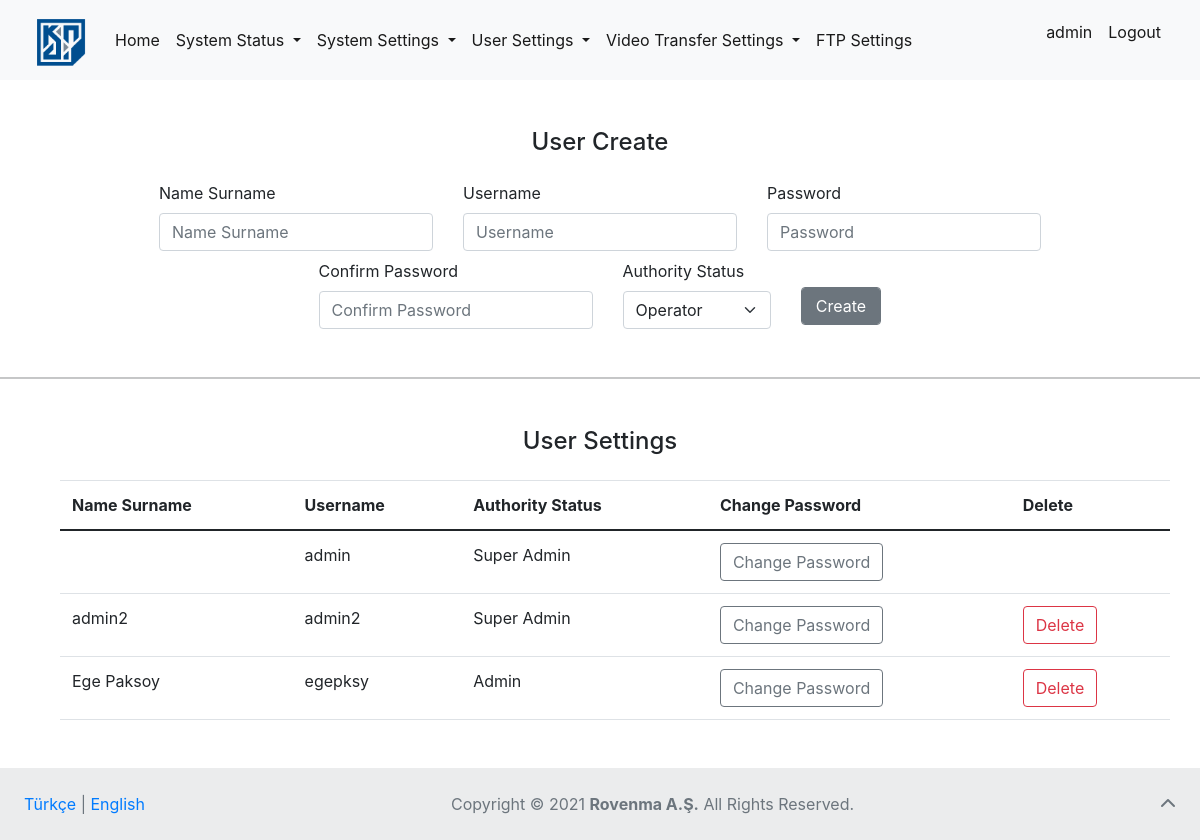
The page /register/ (signed in) on the database its author committed.
### page_articles/models.py (models this page shows, shortened)
class NavbarFooterArticles(models.Model):
    lang = models.CharField(
        verbose_name="Language (like TR or EN)", max_length=2)
    homepage = models.CharField(verbose_name="Home (link)", max_length=20)
    system_status = models.CharField(
        verbose_name="System Status (dropdown)", max_length=30)
    statistics_field = models.CharField(
        verbose_name="Statistics (field)", max_length=20)
    sensors = models.CharField(verbose_name="Sensors (field)", max_length=20)
    packets = models.CharField(verbose_name="Packets (field)", max_length=20, default=None, null=True)
    log_records = models.CharField(
        verbose_name="Log Records (field)", max_length=30)
    system_settings = models.CharField(
        verbose_name="System Settings (dropdown)", max_length=30)
    remote_access_settings = models.CharField(
        verbose_name="Remote Access Settings (field)", max_length=35)
    cli_access_settings = models.CharField(
        verbose_name="CLI Access Settings (field)", max_length=35)
    time_settings = models.CharField(
        verbose_name="Time Settings (field)", max_length=35)
    user_settings = models.CharField(
        verbose_name="User Settings (dropdown)", max_length=35)
    user_administration = models.CharField(
        verbose_name="User Administration (field)", max_length=30)
    authorization = models.CharField(
        verbose_name="Authorization (field)", max_length=35)
    password_changing = models.CharField(
        verbose_name="Password Changing (field)", max_length=35)
    video_transfer = models.CharField(
        verbose_name="Video Transfer Settings (dropdown)", max_length=35, default=None, null=True)
    video_transfer_settings = models.CharField(
        verbose_name="Settings (field)", max_length=15, default=None, null=True)
    input_settings = models.CharField(
        verbose_name="Input Settings (field)", max_length=18, default=None, null=True)
    ftp_settings = models.CharField(
        verbose_name="FTP Settings (field)", max_length=15, default=None, null=True)
    logout_link = models.CharField(verbose_name="Logout (link)", max_length=20)
    footer = models.CharField(
        verbose_name="All Rights Reserved (text)", max_length=35)

class UserAdministration(models.Model):
    lang = models.CharField(
        verbose_name="Language (like TR or EN)", max_length=2)
    user_administration = models.CharField(
        verbose_name="User Administration (page title)", max_length=35)
    user_create_title = models.CharField(
        verbose_name="User Create (title)", max_length=35)
    user_name_surname = models.CharField(
        verbose_name="Name Surname (field)", max_length=35)
    username = models.CharField(verbose_name="Username (field)", max_length=25)
    password = models.CharField(verbose_name="Password (field)", max_length=25)
    confirm_password = models.CharField(
        verbose_name="Confirm Password (field)", max_length=30)
    authority_status = models.CharField(
        verbose_name="Authority Status (field)", max_length=25)
    create_user = models.CharField(verbose_name="Create (text)", max_length=25)
    user_settings = models.CharField(
        verbose_name="User Settings (title)", max_length=35)
    delete = models.CharField(verbose_name="Delete (field)", max_length=20)

### user/views.py (the view, shortened to what this page needs)
# urls.py: path('register/', views.register, name="register"),
def register(request):
    if request.user.is_authenticated and request.user.is_superuser:
        lang = "EN"
        cookie_lang = request.COOKIES.get("lang")
        for article in UserAdministration.objects.all():
            if cookie_lang == article.lang:
                lang = article.lang
                break
        articles = UserAdministration.objects.get(lang=lang)
        navbar = NavbarFooterArticles.objects.get(lang=lang)
        form = CreateUserForm()
        context = {
            "form": form,
            "articles": articles,
            "users": User.objects.all(),
            "navbar_articles": navbar,
        }
        return render(request, "user/register.html", context)

### user/forms.py
class CreateUserForm(UserCreationForm):
  first_name = forms.CharField(max_length=80, help_text="Kullanıcı Adı Soyadı")
  class Meta:
    model = User
    fields = ["first_name", 'username', 'password1', 'password2']

### templates/user/register.html (shortened to what this page needs)
{% extends 'base.html' %}  {% block body %}
<h4 class="text text-center mt-5 mb-4">{{ articles.user_create_title }}</h4>
<div class="m-4 kullanici-olustur">
  <form
    class="d-flex justify-content-center row gy-2 gx-3 align-items-center"
    method="POST"
    action=""
  >
    <div class="col-auto">
      <label for="id_username" class="form-label">{{ articles.user_name_surname }}</label>
      {{form.first_name}}
    </div>
    <div class="col-auto">
      <label for="id_username" class="form-label">{{ articles.username }}</label>
      {{form.username}}
    </div>
    <div class="col-auto">
      <label for="id_password1" class="form-label">{{ articles.password }}</label>
      {{form.password1}}
    </div>
    <div class="col-auto">
      <label for="id_password2" class="form-label">{{ articles.confirm_password }}</label>
      {{form.password2}}
    </div>
    <div class="col-auto">
      <label for="usertype">{{ articles.authority_status }}</label>
      <select
        id="usertype"
        class="form-select"
        name="usertype"
        aria-label="Default select example"
      >
        <option value="operator" selected>Operator</option>
      </select>
    </div>
    <div class="col-auto">
      <input class="btn btn-secondary" type="submit" value="{{ articles.create_user }}" />
    </div>
  </form>
</div>
<hr class="mt-5" />
<h4 class="text text-center mt-5 mb-4">{{ articles.user_settings }}</h4>
<div class="container mb-5">
  <table class="table" style="margin: 0 15px">
    <thead>
      <tr>
        <th scope="col">{{ articles.user_name_surname }}</th>
        <th scope="col">{{ articles.username }}</th>
        <th scope="col">{{ articles.authority_status }}</th>
        <th scope="col">Change Password</th>
        <th scope="col">{{ articles.delete }}</th>
      </tr>
    </thead>
    <tbody>
      {% for user in users %}
      <tr>
        <td>{{user.first_name}} {{user.last_name}}</td>
        <td>{{user}}</td>
        {% if user.is_superuser %}
        <td>Super Admin</td>
        {% elif user.is_staff %}
        <td>Admin</td>
        {% else %}
        <td>Operator</td>
        {% endif %}
        <td>
          <a href="../change-password/{{ user }}/" class="btn btn-outline-secondary">Change Password</a>
        </td>
        <td>
          {% if user != request.user %}
            <form action="{% url 'delete' username=user %}" method="POST">
              <button type="submit" class="btn btn-outline-danger">{{ articles.delete }}</button>
            </form>
          {% endif %}
        </td>
      </tr>
      {% endfor %}
    </tbody>
  </table>
</div>
{% endblock body %}

### templates/base.html (shortened to what this page needs)
<!DOCTYPE html>
<html lang="en">
  <head>
    <link
      href="https://cdn.jsdelivr.net/npm/bootstrap@5.0.2/dist/css/bootstrap.min.css"
      rel="stylesheet"
    />
    <link
      rel="stylesheet"
      href="https://stackpath.bootstrapcdn.com/bootstrap/4.1.3/css/bootstrap.min.css"
    />
  </head>
  <body>
    <div id="page-container">
        {% block nonavbar %}
            <nav class="navbar navbar-expand-lg navbar-light bg-light">
                <div class="container-fluid">
                  <a href="{% url 'home' %}" class="navbar-brand fs-3" href="#">
                    {% load static %}
                    <img
                      width="60"
                      height="50"
                      class="d-inline-block align-text-top"
                      src="{% static 'images/kindi.png' %}"
                      alt="Kindi"
                  /></a>
                  <div class="collapse navbar-collapse" id="navbarSupportedContent">
                    <ul class="navbar-nav me-auto mb-2 mb-lg-0">
                      <li class="nav-item">
                        <a
                          class="nav-link active"
                          aria-current="page"
                          href="{% url 'home' %}"
                          >{{ navbar_articles.homepage }}</a
                        >
                      </li>
                      <div class="nav navbar-nav me-auto mb-2 mb-lg-0">
                        <li class="nav-item dropdown">
                          <a
                            class="nav-link dropdown-toggle active"
                            href="#"
                            id="navbarDropdown"
                            role="button"
                            data-bs-toggle="dropdown"
                            aria-expanded="false"
                          >
                            {{ navbar_articles.system_status }}
                          </a>
                        </li>
                        <li class="nav-item dropdown">
                          <a
                            class="nav-link dropdown-toggle active"
                            href="#"
                            id="system_settings"
                            role="button"
                            data-bs-toggle="dropdown"
                            aria-expanded="false"
                          >
                            {{ navbar_articles.system_settings}}
                          </a>
                        </li>
                        <li class="nav-item dropdown">
                          <a
                            class="nav-link dropdown-toggle active"
                            href="#"
                            id="user_settings"
                            role="button"
                            data-bs-toggle="dropdown"
                            aria-expanded="false"
                          >
                            {{ navbar_articles.user_settings }}
                          </a>
                        </li>
                        <li class="nav-item dropdown">
                          <a
                            class="nav-link dropdown-toggle active"
                            href="#"
                            id="video_transfer"
                            role="button"
                            data-bs-toggle="dropdown"
                            aria-expanded="false"
                          >
                            {{ navbar_articles.video_transfer }}
                          </a>
                        </li>
                      </div>
                      <li class="nav-item">
                        <a
                          class="nav-link active"
                          aria-current="page"
                          href="{% url 'ftp_settings' %}"
                          >{{ navbar_articles.ftp_settings }}</a
                        >
                      </li>
                    </ul>
                    <ul class="nav navbar-nav navbar-right">
                      <li class="nav-item">
                        <p class="nav-link active">{{request.user}}</p>
                      </li>
                      <li class="nav-item">
                        <a
                          class="nav-link active"
                          aria-current="page"
                          href="{% url 'logout' %}"
                          >{{ navbar_articles.logout_link }}</a
                        >
                      </li>
                    </ul>
                  </div>
                </div>
              </nav>
        {% endblock nonavbar %}
        <div id="content-wrap">
         {% block body %} {% endblock body %}
        </div>
        {% block nofooter %}
            <footer id="footer" class="text-center text-lg-start bg-light text-muted">
          <div
            class="text-center p-4"
            style="background-color: rgba(0, 0, 0, 0.05)"
          >
            <div style="display: inline-block; float: left;">
              <a href="{% url 'change_lang' lang='TR' %}">Türkçe</a> |
              <a href="{% url 'change_lang' lang='EN' %}">English</a>
            </div>
            <div style="text-align: center;">
              <a
                href="https://www.copyright.gov/what-is-copyright/"
                class="text-reset"
                target="_blank"
                >Copyright ©</a
              >
              2021
              <a
                target="_blank"
                class="text-reset fw-bold"
                href="https://www.rovenma.com/"
                >Rovenma A.Ş.</a
              >
              {{ navbar_articles.footer }}.
            <a
              class="text-muted"
              style="display: inline-block; float: right"
              href="#"
              ><i class="fas fa-chevron-up"></i
            ></a>
            </div>
          </div>
        </footer>
        {% endblock nofooter %}
  </body>
</html>

### templates/base.html (style rules this page uses)
#page-container { position: relative; min-height: 100vh; }
#content-wrap { padding-bottom: 4.5rem; }
#footer { position: absolute; bottom: 0; width: 100%; height: 4.5rem; }

### rows shown on the page
NavbarFooterArticles: homepage "Home", system_status "System Status", system_settings "System Settings", user_settings "User Settings", video_transfer "Video Transfer Settings", ftp_settings "FTP Settings", logout_link "Logout", footer "All Rights Reserved"
UserAdministration: user_create_title "User Create", user_name_surname "Name Surname", username "Username", password "Password", confirm_password "Confirm Password", authority_status "Authority Status", create_user "Create", user_settings "User Settings", delete "Delete"

### other values the page prints
{{ request.user }} "admin"
{{ user }} "admin"
{{ user.first_name }} "admin2"
{{ user }} "admin2"
{{ user.first_name }} "Ege Paksoy"
{{ user }} "egepksy"
